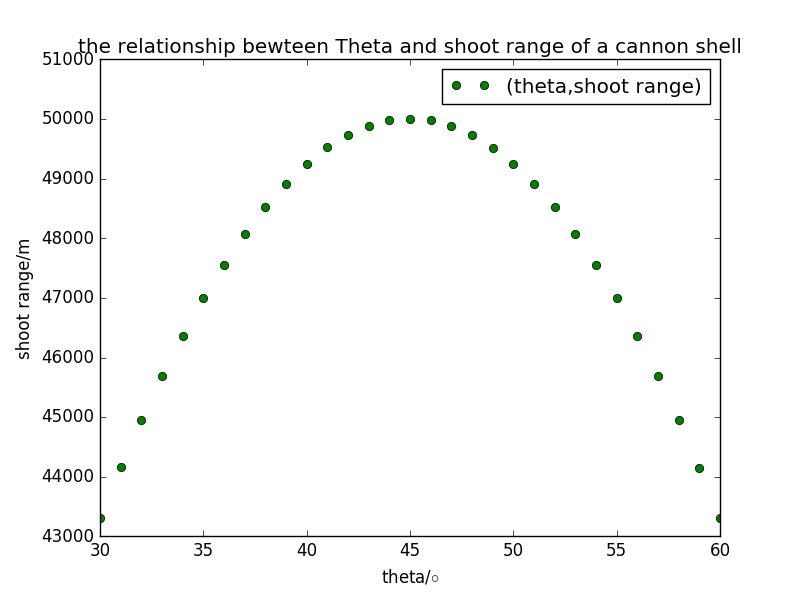

Source code (Python):
# -*- coding: UTF-8 -*-
import math
import matplotlib.pyplot as plt
x=[];y=[];v_x=[];v_y=[];t=[];i=[];theta_list=[];x_list=[]
dt=0.01;g=-9.8;v_init=700

for theta in range(30,61):
    i.append(0)
    v_x.append(v_init*math.cos(theta*math.pi/180))
    v_y.append(v_init*math.sin(theta*math.pi/180))
    x.append(0.0)
    y.append(0.0)
    t.append(0.0)
    while y[-1]>=0.0:
        x_tmp=x[-1]+dt*v_x[-1]
        x.append(x_tmp)
        v_x_tmp=v_x[-1]
        v_x.append(v_x_tmp)
        y_tmp=y[-1]+dt*v_y[-1]
        y.append(y_tmp)
        v_y_tmp=v_y[-1]+dt*g
        v_y.append(v_y_tmp)
        i_tmp=i[-1]+1
        i.append(i_tmp)
        t.append(dt*i[-1])        
     
    theta_list.append(theta);x_list.append(x[-1])
    
	print theta,t[-1],x[-1],v_x[-1],y[-1],v_y[-1]
plt.plot(theta_list,x_list,'or' , label="(theta,shoot range)",color = "g")
plt.xlabel("theta/$\circ$")
plt.ylabel("shoot range/m")
plt.title('the relationship bewteen Theta and shoot range of a cannon shell')
plt.legend()
plt.show()
